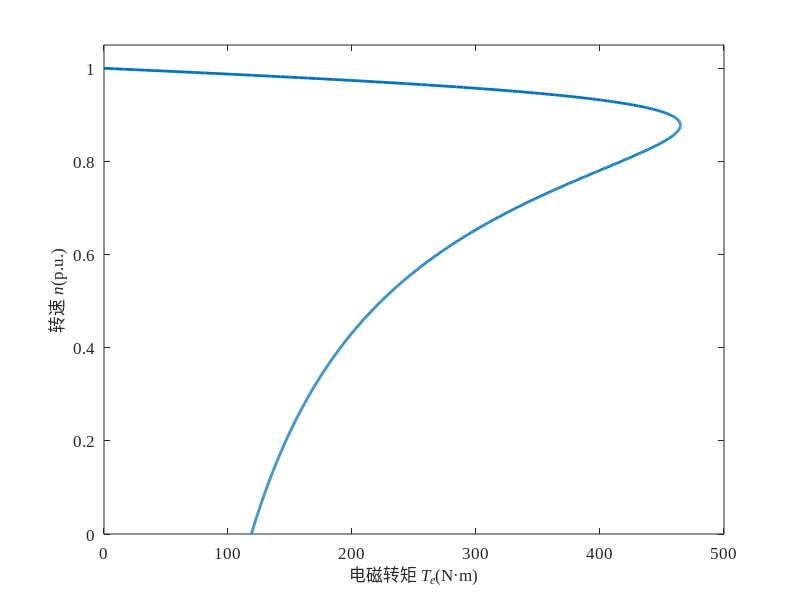

The MATLAB script that drew this image:
%% 异步电机计算
% 给定异步电机定转子参数，包括定转子电阻、电感和励磁电感，额定电压，额定转速，额定频率

clc; clear;

% 异步电机参数 注意转子侧参数为折算到定子侧之后的参数
U_N  = 380;   % 额定电压 
n_N  = 960;   % 额定转速
f_N  = 50;    % 额定频率
R_s  = 0.35;  % 定子电阻
L_ls = 0.006; % 定子漏感
R_r  = 0.5;   % 转子电阻
L_lr = 0.007; % 转子漏感
L_m  = 0.26;  % 定转子互感

% 根据额定转速求极对数和同步转速
omega_1 = 2*pi*f_N; % 额定角频率
p = floor(60*f_N/n_N); % 极对数
n_1 = 60*f_N/p; % 同步转速

s_N = (n_1-n_N)/n_1; % 额定转差率

% 电机阻抗参数
X_ls = omega_1 * L_ls; % 定子漏抗 
Z_s = R_s + 1i*X_ls; % 定子阻抗
X_lr = omega_1 * L_lr; % 转子漏抗
Z_r = R_r/s_N + 1i*X_lr; % 转子阻抗
X_m = omega_1 * L_m;     % 互感电抗
Z_m = 1i*X_m; % 互感阻抗
Z_rm = (Z_r * Z_m)/(Z_r + Z_m); % 转子与互感并联后阻抗
Z = Z_s + Z_rm; % 异步电机总阻抗

% 定子额定电流
X_ls = omega_1 * L_ls; % 定子漏抗 
Z_s = R_s + 1i*X_ls; % 定子阻抗
X_lr = omega_1 * L_lr; % 转子漏抗
Z_r = R_r/s_N + 1i*X_lr; % 转子阻抗
X_m = omega_1 * L_m;     % 互感电抗
Z_m = 1i*X_m; % 互感阻抗
Z_rm = (Z_r * Z_m)/(Z_r + Z_m); % 转子与互感并联后阻抗
Z = Z_s + Z_rm; % 异步电机总阻抗
I_sN = U_N/Z; % 定子额定电流

% 转子额定电流
I_rN = I_sN * Z_rm / Z_r; % 转子额定电流

% 额定励磁电流
I_mN = I_sN * Z_rm / Z_m; % 额定励磁电流

% 额定电磁功率和额定电磁转矩
P_eN = 3 * abs(I_rN)^2 * R_r / s_N; % 额定电磁功率
omega_m = omega_1 / p; % 额定机械角频率
T_eN = P_eN / omega_m; % 额定电磁转矩

% 理想空载励磁电流 不计损耗 异步机转速为同步速 s=0
I_m0N = U_N / (Z_r + Z_m); % 理想空载励磁电流

% 临界转差率 临界转矩 (忽略励磁支路)
s_m = R_r / (sqrt(R_s^2 + omega_1^2*(L_ls+L_lr)^2)); % 临界转差率
T_em = 3*p*U_N^2 / (2*omega_1*(R_s+sqrt(R_s^2+omega_1^2*(L_ls+L_lr)^2))); % 临界转矩

% 机械特性曲线
s_tran = 0:0.001:1;
T_tran = 3*p*U_N^2*R_r.*s_tran ./ (omega_1*((s_tran*R_s+R_r).^2+s_tran.^2*omega_1^2*(L_ls+L_lr)^2));
hf1 = figure(1);
set(hf1,'Position',[50 50 400 250]);

h = plot(T_tran,1-s_tran);
set(gca,'FontSize',12); % 字号设置
set(gca,'FontName','Times New Roman'); % 字体设置
set(h,'LineWidth',2); % 线宽设置
xlabel('电磁转矩{\it T_e}(N·m)','FontSize',12,'FontName','Times New Roman');
set(gca,'YLim',[0,1.05]);
ylabel('转速{\it n}(p.u.)','FontSize',12,'FontName','Times New Roman');
